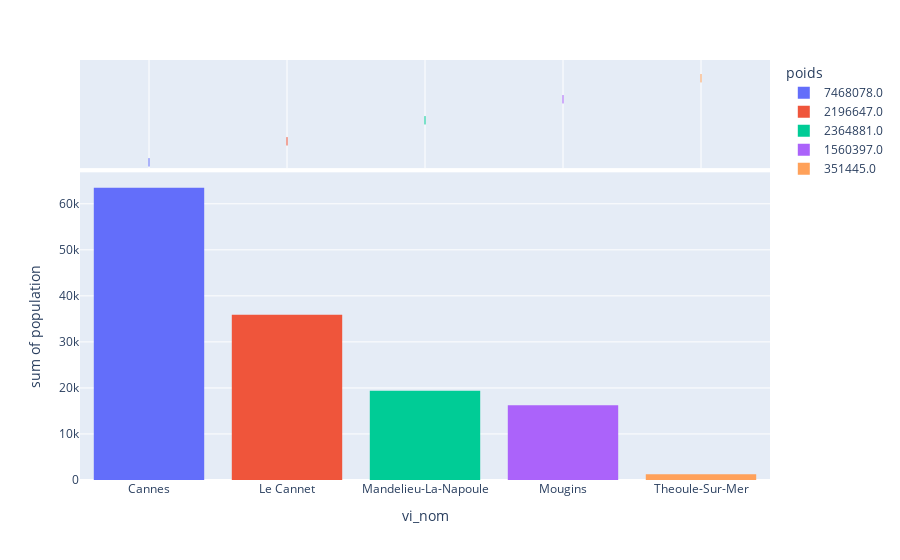

Notebook code for this chart:
### Code cell
fig = px.histogram(df_pop_poids_ville, x="vi_nom", y="population", color="poids", marginal="rug", hover_data=df_pop_poids_ville.columns)
fig.show()

### Figure 1 — Plotly figure (JSON) as saved in the notebook; plotly's stock layout.template omitted (floating-point values rounded to 4 significant figures)
{"data": [{"alignmentgroup": "True", "bingroup": "x", "histfunc": "sum", "hovertemplate": "poids=7468078.0<br>vi_nom=%{x}<br>sum of population=%{y}<extra></extra>", "legendgroup": "7468078.0", "marker": {"color": "#636efa"}, "name": "7468078.0", "offsetgroup": "7468078.0", "orientation": "v", "showlegend": true, "type": "histogram", "x": ["Cannes"], "xaxis": "x", "y": [63499], "yaxis": "y"}, {"alignmentgroup": "True", "boxpoints": "all", "customdata": [[63499, "Cannes", 7468078]], "fillcolor": "rgba(255,255,255,0)", "hoveron": "points", "hovertemplate": "poids=%{customdata[2]}<br>vi_nom=%{customdata[1]}<br>population=%{customdata[0]}<extra></extra>", "jitter": 0, "legendgroup": "7468078.0", "line": {"color": "rgba(255,255,255,0)"}, "marker": {"color": "#636efa", "symbol": "line-ns-open"}, "name": "7468078.0", "offsetgroup": "7468078.0", "showlegend": false, "type": "box", "x": ["Cannes"], "xaxis": "x2", "yaxis": "y2"}, {"alignmentgroup": "True", "bingroup": "x", "histfunc": "sum", "hovertemplate": "poids=2196647.0<br>vi_nom=%{x}<br>sum of population=%{y}<extra></extra>", "legendgroup": "2196647.0", "marker": {"color": "#EF553B"}, "name": "2196647.0", "offsetgroup": "2196647.0", "orientation": "v", "showlegend": true, "type": "histogram", "x": ["Le Cannet"], "xaxis": "x", "y": [35902], "yaxis": "y"}, {"alignmentgroup": "True", "boxpoints": "all", "customdata": [[35902, "Le Cannet", 2196647]], "fillcolor": "rgba(255,255,255,0)", "hoveron": "points", "hovertemplate": "poids=%{customdata[2]}<br>vi_nom=%{customdata[1]}<br>population=%{customdata[0]}<extra></extra>", "jitter": 0, "legendgroup": "2196647.0", "line": {"color": "rgba(255,255,255,0)"}, "marker": {"color": "#EF553B", "symbol": "line-ns-open"}, "name": "2196647.0", "offsetgroup": "2196647.0", "showlegend": false, "type": "box", "x": ["Le Cannet"], "xaxis": "x2", "yaxis": "y2"}, {"alignmentgroup": "True", "bingroup": "x", "histfunc": "sum", "hovertemplate": "poids=2364881.0<br>vi_nom=%{x}<br>sum of population=%{y}<extra></extra>", "legendgroup": "2364881.0", "marker": {"color": "#00cc96"}, "name": "2364881.0", "offsetgroup": "2364881.0", "orientation": "v", "showlegend": true, "type": "histogram", "x": ["Mandelieu-La-Napoule"], "xaxis": "x", "y": [19371], "yaxis": "y"}, {"alignmentgroup": "True", "boxpoints": "all", "customdata": [[19371, "Mandelieu-La-Napoule", 2364881]], "fillcolor": "rgba(255,255,255,0)", "hoveron": "points", "hovertemplate": "poids=%{customdata[2]}<br>vi_nom=%{customdata[1]}<br>population=%{customdata[0]}<extra></extra>", "jitter": 0, "legendgroup": "2364881.0", "line": {"color": "rgba(255,255,255,0)"}, "marker": {"color": "#00cc96", "symbol": "line-ns-open"}, "name": "2364881.0", "offsetgroup": "2364881.0", "showlegend": false, "type": "box", "x": ["Mandelieu-La-Napoule"], "xaxis": "x2", "yaxis": "y2"}, {"alignmentgroup": "True", "bingroup": "x", "histfunc": "sum", "hovertemplate": "poids=1560397.0<br>vi_nom=%{x}<br>sum of population=%{y}<extra></extra>", "legendgroup": "1560397.0", "marker": {"color": "#ab63fa"}, "name": "1560397.0", "offsetgroup": "1560397.0", "orientation": "v", "showlegend": true, "type": "histogram", "x": ["Mougins"], "xaxis": "x", "y": [16212], "yaxis": "y"}, {"alignmentgroup": "True", "boxpoints": "all", "customdata": [[16212, "Mougins", 1560397]], "fillcolor": "rgba(255,255,255,0)", "hoveron": "points", "hovertemplate": "poids=%{customdata[2]}<br>vi_nom=%{customdata[1]}<br>population=%{customdata[0]}<extra></extra>", "jitter": 0, "legendgroup": "1560397.0", "line": {"color": "rgba(255,255,255,0)"}, "marker": {"color": "#ab63fa", "symbol": "line-ns-open"}, "name": "1560397.0", "offsetgroup": "1560397.0", "showlegend": false, "type": "box", "x": ["Mougins"], "xaxis": "x2", "yaxis": "y2"}, {"alignmentgroup": "True", "bingroup": "x", "histfunc": "sum", "hovertemplate": "poids=351445.0<br>vi_nom=%{x}<br>sum of population=%{y}<extra></extra>", "legendgroup": "351445.0", "marker": {"color": "#FFA15A"}, "name": "351445.0", "offsetgroup": "351445.0", "orientation": "v", "showlegend": true, "type": "histogram", "x": ["Theoule-Sur-Mer"], "xaxis": "x", "y": [1235], "yaxis": "y"}, {"alignmentgroup": "True", "boxpoints": "all", "customdata": [[1235, "Theoule-Sur-Mer", 351445]], "fillcolor": "rgba(255,255,255,0)", "hoveron": "points", "hovertemplate": "poids=%{customdata[2]}<br>vi_nom=%{customdata[1]}<br>population=%{customdata[0]}<extra></extra>", "jitter": 0, "legendgroup": "351445.0", "line": {"color": "rgba(255,255,255,0)"}, "marker": {"color": "#FFA15A", "symbol": "line-ns-open"}, "name": "351445.0", "offsetgroup": "351445.0", "showlegend": false, "type": "box", "x": ["Theoule-Sur-Mer"], "xaxis": "x2", "yaxis": "y2"}], "layout": {"barmode": "relative", "legend": {"title": {"text": "poids"}, "tracegroupgap": 0}, "margin": {"t": 60}, "xaxis": {"anchor": "y", "domain": [0, 1], "title": {"text": "vi_nom"}}, "xaxis2": {"anchor": "y2", "domain": [0, 1], "matches": "x", "showgrid": true, "showticklabels": false}, "yaxis": {"anchor": "x", "domain": [0, 0.7326], "title": {"text": "sum of population"}}, "yaxis2": {"anchor": "x2", "domain": [0.7426, 1], "matches": "y2", "showgrid": false, "showline": false, "showticklabels": false, "ticks": ""}}}
